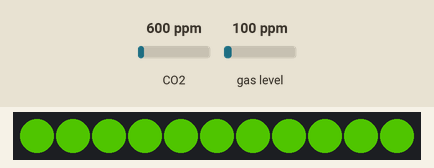
A sketch run on a simulated ESP32. Parts: 11 RGB LEDs in strip order, left to right. Inputs (shaded band) come from the test bench; at power-on: CO2 600 ppm, gas level 100 ppm. Dim RGB values are drawn brighter than linear; WiFi joins after 1.5 s; servers stay silent unless stated; the strip is taken to match the declared colour order; what the sketch prints to the serial monitor is not drawn.

Above: at 3.7 s.
3.8 s: CO2 set to 1050 ppm
At 8.96 s:
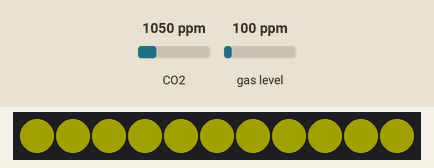
11.2 s: CO2 set to 452 ppm
At 14.86 s:
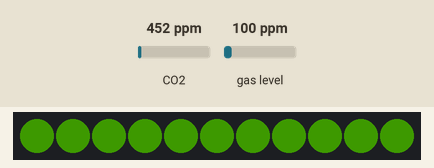
17.9 s: CO2 set to 1700 ppm
At 23.12 s:
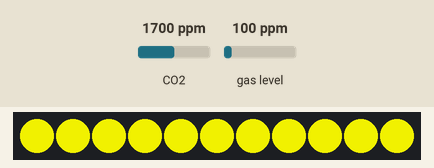

The sketch:

base_mpu811_warm_colors_firebase_neopixel.ino
```cpp
// MURU 7.8
// Respiro Namiki 2.0
// Nic Motta
// 2024

// Versión ENS160 - Semáforo

// Librerias necesarias
#include <ESP32Firebase.h>      // ESP32 Firebase - Rupak Poddar
#include "Adafruit_CCS811.h"    // Adafruit CCS811 - Adafruit
#include <Adafruit_NeoPixel.h>  // Adafruit Neo Pixel
#include "Wire.h"               // Para cambiar el I2C a pines 12 y 14

// ---- CONFIGURACIÓN -------------------------------------------------------
// --------------------------------------------------------------------------
// Configuración de WiFi
#define SSID "SSID"
#define PASSWORD "PASSWORD"
#define FIREBASE_URL "https://respir0-namiki-default-rtdb.firebaseio.com"
// Cambiar número dispositivo correspondiente
#define DIPOSITIVO "data/dispositivo-1/co2"
// --------------------------------------------------------------------------
// --------------------------------------------------------------------------

// Definimos nuevos I2C
#define NEW_SDA 13
#define NEW_SCL 14
// Configuración pixeles
#define PIN 21
#define NUMPIXELS 11
// Frecuencia de respiro
#define RESPIRO 12

// Inicializa libreria de sensor, Firebase y NeoPixel
Adafruit_CCS811 sensor;
Firebase firebase(FIREBASE_URL);
Adafruit_NeoPixel pixels(NUMPIXELS, PIN, NEO_RGB + NEO_KHZ800);

void setup() {
  Serial.begin(115200);
  Wire.begin(NEW_SDA, NEW_SCL);
  WiFi.mode(WIFI_STA);
  WiFi.disconnect();
  pixels.begin();
  pixels.clear();
  delay(1000);

  // Connect to WiFi
  Serial.print("Conectando a: ");
  Serial.println(SSID);
  WiFi.begin(SSID, PASSWORD);

  while (WiFi.status() != WL_CONNECTED) {
    delay(500);
    Serial.print("-");
  }

  Serial.println("");
  Serial.println("WiFi Conectado");

  // Print the IP address
  Serial.print("IP: ");
  Serial.print("http://");
  Serial.print(WiFi.localIP());
  Serial.println("/");

  if (!sensor.begin()) {
    Serial.println("¡Error al encontrar el sensor!");
    while (1);
  }

  // Wait for the sensor to be ready
  while (!sensor.available());
}

void loop() {

  if (sensor.available()) {
    if (!sensor.readData()) {
      int value = sensor.geteCO2();
      Serial.print("CO2: ");
      Serial.println(value);

      firebase.setInt(DIPOSITIVO, value);
      setColor(value);
    }
  }
}

// Función para cambiar de color los NeoPixels según valor (value)
// 400: yellow -- 3000: orange -- 4000: red
void setColor(int value) {

  if (value < 1000) {
    for (int r = 20; r < 255; r++) {
      pixels.fill(pixels.Color(r / 2.5, r, 0));
      pixels.show();
      delay(RESPIRO);
    }

    for (int r = 255; r > 20; r--) {
      pixels.fill(pixels.Color(r / 2.5, r, 0));
      pixels.show();
      delay(RESPIRO);
    }
  }

  if (value > 1000 & value < 2000) {
    for (int r = 20; r < 255; r++) {
      pixels.fill(pixels.Color(r, r, 0));
      pixels.show();
      delay(RESPIRO);
    }

    for (int r = 255; r > 20; r--) {
      pixels.fill(pixels.Color(r, r, 0));
      pixels.show();
      delay(RESPIRO);
    }
  }

  if (value > 2000) {
    for (int r = 20; r < 255; r++) {
      pixels.fill(pixels.Color(r / 4, r, 0));
      pixels.show();
      delay(RESPIRO);
    }

    for (int r = 255; r > 20; r--) {
      pixels.fill(pixels.Color(r / 4, r, 0));
      pixels.show();
      delay(RESPIRO);
    }
  }
}
```

Measured:
- after the input at 3.8 s, the LEDs: first differ from a run without the input after 5.0 s (image 1)
- after the input at 11.2 s, the LEDs: first differ from a run without the input after 3.5 s (image 2)
- after the input at 17.9 s, the LEDs: first differ from a run without the input after 2.9 s (image 3 shows a later state)
